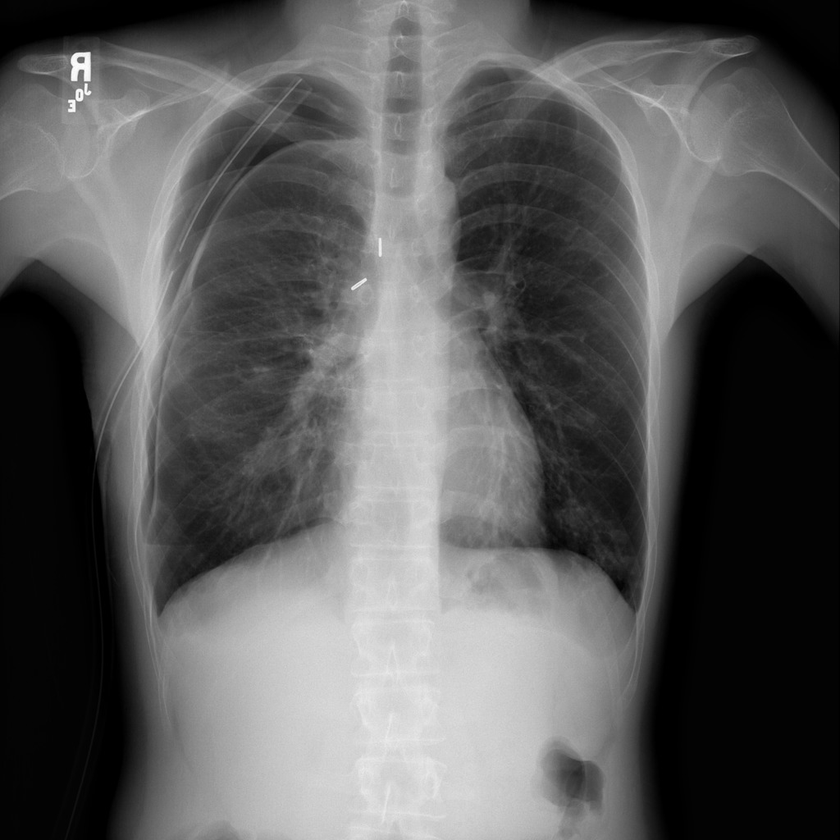
#> input picture raiox-pulmao.png, 840 x 840 px, shrunk from 1024 x 1024 before the run
$ jupyter execute TA1.ipynb
#> lines starting #> are read from the running program, lines starting #| are printed output that depends on the picture; after the words box and inside, x2 and y2 are one past the last pixel; in counts of white or black regions, pixels touching at a corner belong together
## Importação das bibliotecas

[cell 1]
import cv2
import numpy as np
import matplotlib.pyplot as plt

## Carregar imagem

[cell 2]
original = cv2.imread('raiox-pulmao.png', cv2.IMREAD_GRAYSCALE)
#> original is the input picture: shape (840, 840); min 0, max 255, mean 91

## Aplicação do filtro gaussiano

[cell 3]
img_filtered = cv2.GaussianBlur(original, (5, 5), 0)

## Limiarização de Otsu

[cell 4]
ret, img_thresh = cv2.threshold(img_filtered, 0, 255, cv2.THRESH_BINARY + cv2.THRESH_OTSU)
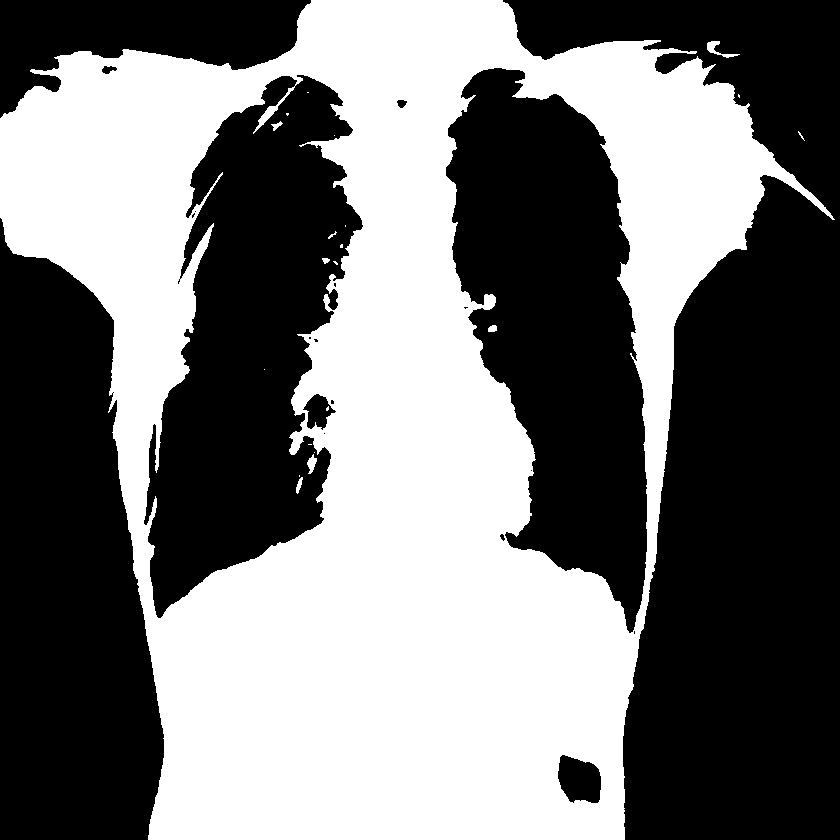
#> img_thresh: shape (840, 840); 46.2% white; 21 white regions (13 under 20 px), largest, box (x1, y1, x2, y2) and area: (0, 0, 835, 840) 325450, (707, 41, 740, 58) 168, (307, 454, 317, 474) 109
#> ret = 95

## Detecção de bordas com Canny

[cell 5]
img_edges = cv2.Canny(img_thresh, 100, 200)
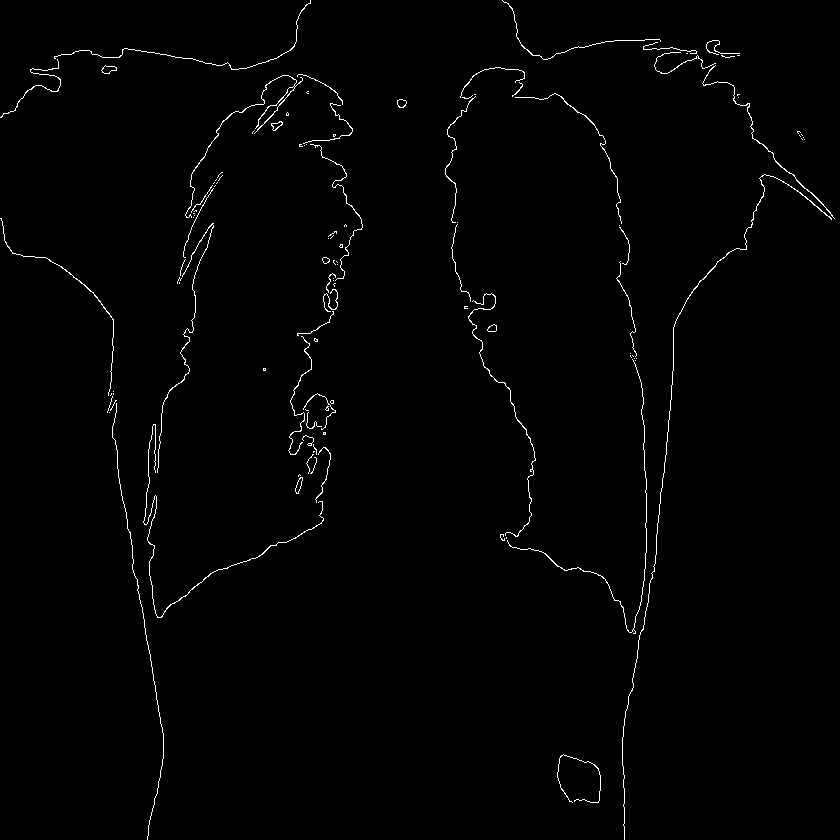
#> img_edges: shape (840, 840); 1.1% white in thin lines or dots

# Dilatação para juntar bordas desconectadas
kernel = np.ones((3, 3), np.uint8)
img_dilated = cv2.dilate(img_edges, kernel, iterations=2)
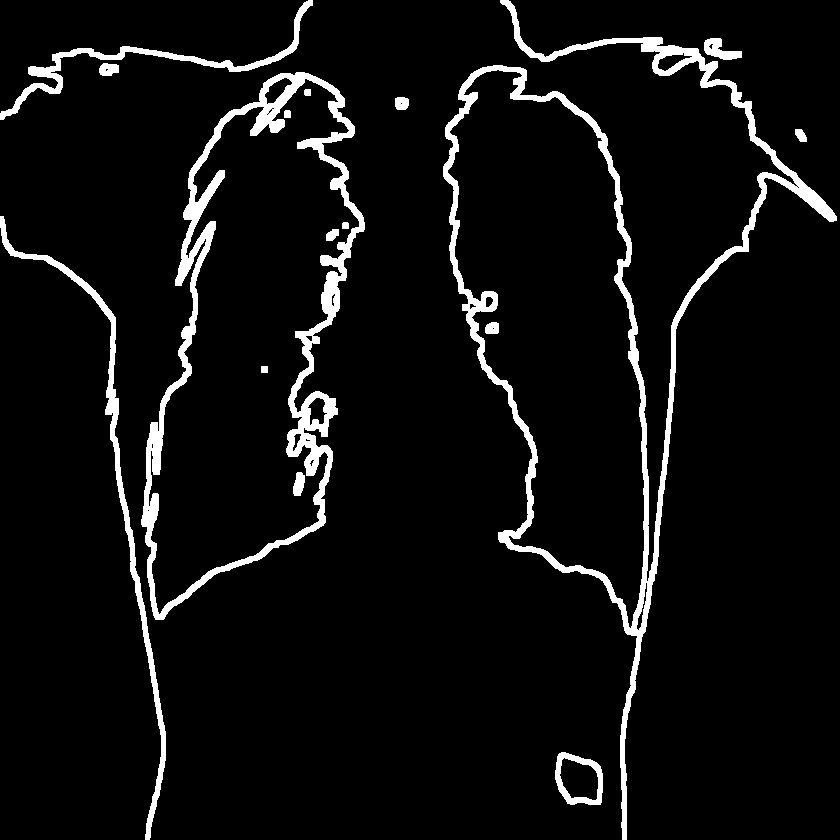
#> img_dilated: shape (840, 840); 5.9% white; 16 white regions

## Detecção dos contornos dos pulmões

[cell 6]
contours, hierarchy = cv2.findContours(img_dilated, cv2.RETR_EXTERNAL, cv2.CHAIN_APPROX_SIMPLE)
#> contours = 9 contours; largest, box (x1, y1, x2, y2) and area: (443, 0, 837, 840) 81112, (141, 72, 365, 620) 75264, (0, 216, 166, 840) 3452, (0, 0, 313, 120) 2322, (555, 752, 603, 805) 1987

# Selecionar os dois maiores contornos (os pulmões)
areas = [cv2.contourArea(c) for c in contours]
#> areas = [1987, 3452.5, 94, 142, 75264.5, 184, 412.5, 81111.5, 2321.5]
sorted_areas = sorted(areas, reverse=True)
#> sorted_areas = [81111.5, 75264.5, 3452.5, 2321.5, 1987, 412.5, 184, 142, 94]
largest_contours = sorted_areas[:2]
#> largest_contours = [81111.5, 75264.5]
lung_mask = np.zeros_like(img_dilated)

for cnt in contours:
    if cv2.contourArea(cnt) in largest_contours:
        cv2.drawContours(lung_mask, [cnt], -1, 255, -1)
#> this loop made 9 passes
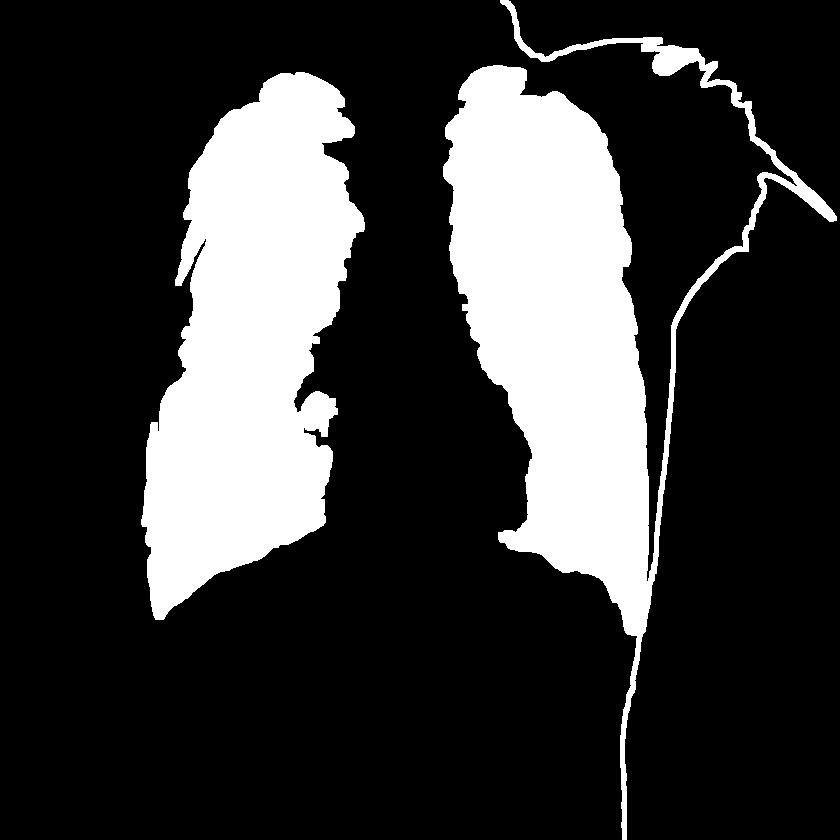
#> lung_mask: shape (840, 840); 22.5% white; 2 white regions, box (x1, y1, x2, y2) and area: (443, 0, 837, 840) 82960, (141, 72, 365, 620) 76073

# Aplicação da máscara para extrair apenas os pulmões
lung = cv2.bitwise_and(original, original, mask=lung_mask)
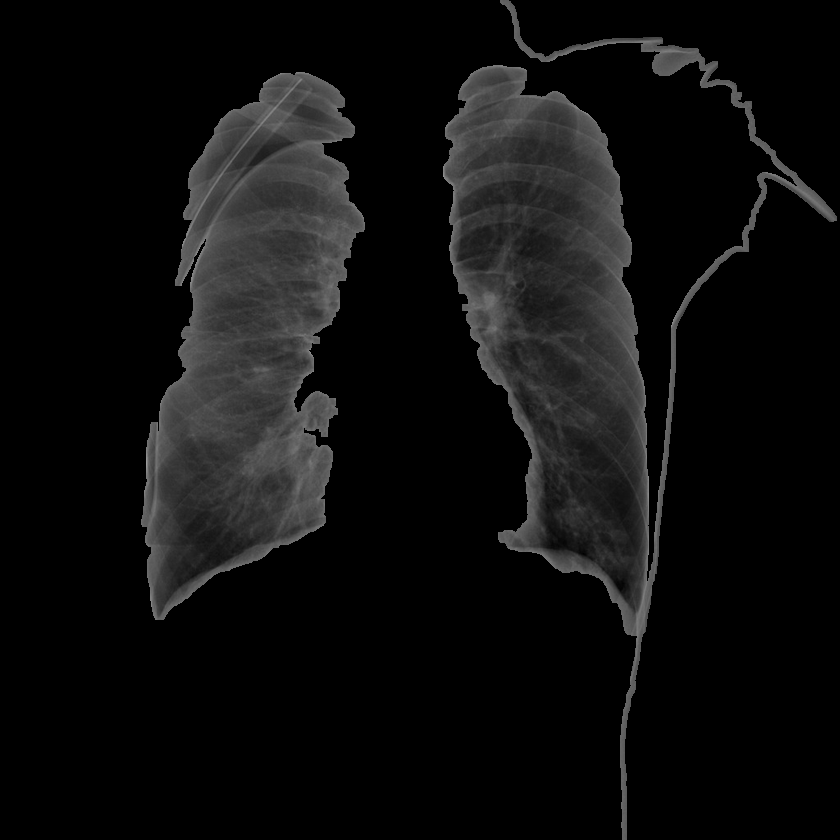
#> lung: shape (840, 840); min 0, max 157, mean 14.7

## Exibição dos resultados

[cell 7]
fig, axs = plt.subplots(2, 2, figsize=(10, 10))
axs[0, 0].imshow(original, cmap='gray')
axs[0, 0].set_title('Imagem original')
axs[0, 1].imshow(img_filtered, cmap='gray')
axs[0, 1].set_title('Imagem após filtro gaussiano')
axs[1, 0].imshow(img_thresh, cmap='gray')
axs[1, 0].set_title('Imagem binarizada com Otsu')
axs[1, 1].imshow(lung, cmap='gray')
axs[1, 1].set_title('Segmentação dos pulmões')
plt.show()
